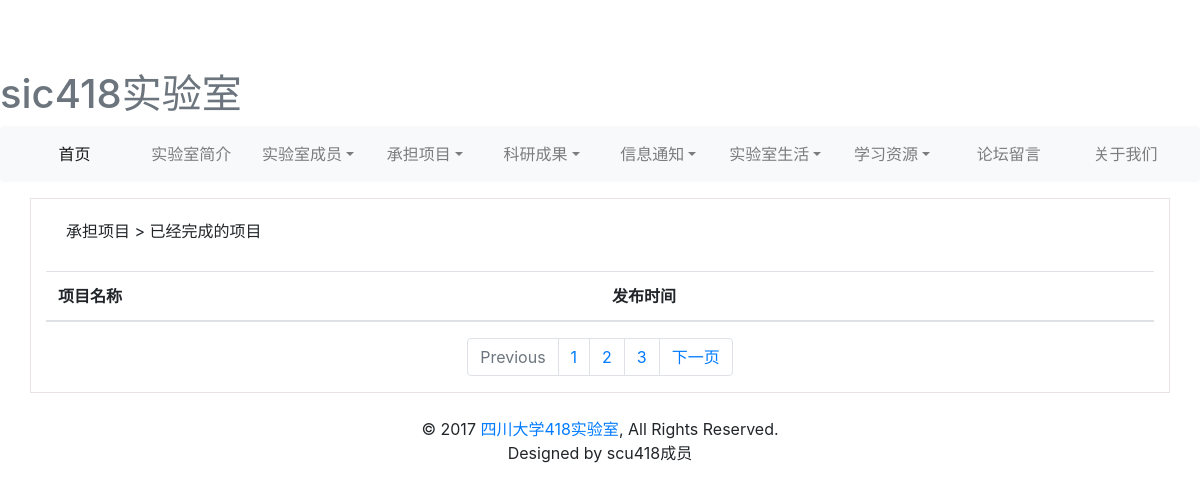
The page /lab/tprojectlist/ on the database as committed earlier.
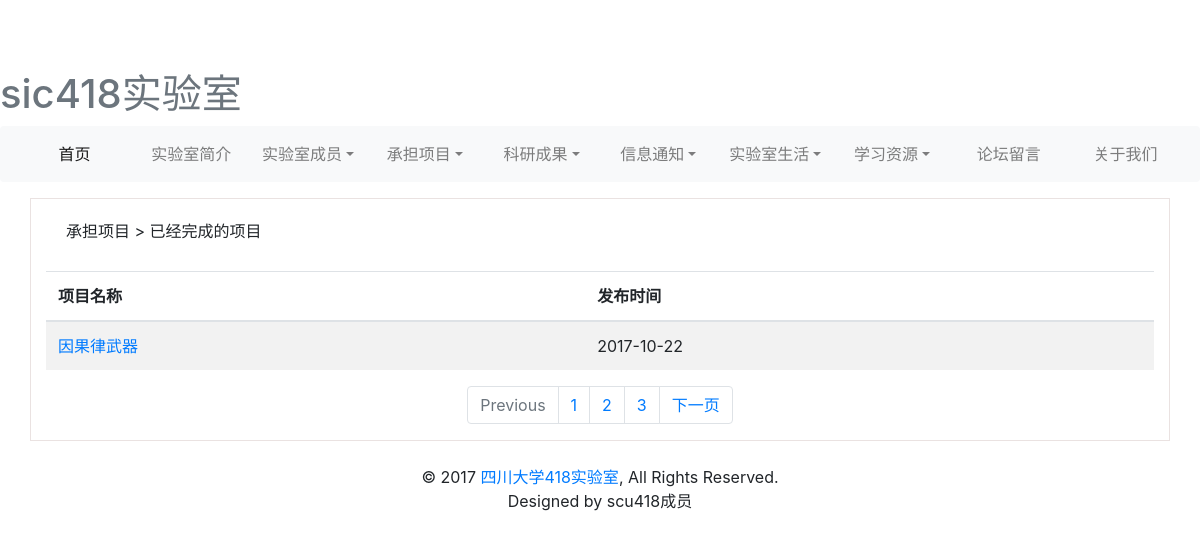
The same page on the database as committed later.
### lab/models.py (models this page shows, shortened)
class Project(models.Model):
    name = models.CharField(verbose_name=u'项目名称', max_length=50)
    content = models.TextField(verbose_name=u'项目详情')
    time = models.DateField(verbose_name=u'项目开始时间')
    finish = models.BooleanField(verbose_name=u'项目是否已经完成', default=True)
    class Meta:
        verbose_name = u'项目'
        verbose_name_plural = verbose_name

### lab/views.py (the view)
def t_project(request):
    project = models.Project.objects.filter(finish=True)
    return render(request, "undertake_projects/tpro_list.html", {'project': project})

### templates/undertake_projects/tpro_list.html (shortened to what this page needs)
{% extends 'base2.html' %}
{% block content %}
    <div style="border: solid rgba(104,52,42,0.14) 1px;" class="container table-responsive">
        <label style="padding: 20px;   ">承担项目 > 已经完成的项目</label>
            <table class="table table-hover table-striped">
                <thead>
                    <tr>
                        <th>项目名称</th>
                        <th>发布时间</th>
                    </tr>
                </thead>
                <tbody  >
                    {% for pro in project    %}
                    <tr>
                       <td> <a href=" {%  url 'lab:tprojectpage' pro.id%} ">{{ pro.name }}</a> </td>
                        <td> {{pro.time|date:"Y-m-d"}}</td>
                    </tr>
                    {% endfor %}
                </tbody>
            </table>
            <nav aria-label="Page navigation example">
              <ul class="pagination justify-content-center">
                <li class="page-item disabled">
                  <a class="page-link" href="#" tabindex="-1">Previous</a>
                </li>
                <li class="page-item"><a class="page-link" href="#">1</a></li>
                <li class="page-item"><a class="page-link" href="#">2</a></li>
                <li class="page-item"><a class="page-link" href="#">3</a></li>
                <li class="page-item">
                  <a class="page-link" href="#">下一页</a>
                </li>
              </ul>
            </nav>
    </div>
{% endblock %}

Rows that differ between the two databases and show on the page:
added Project: name "因果律武器", time "2017-10-22"
